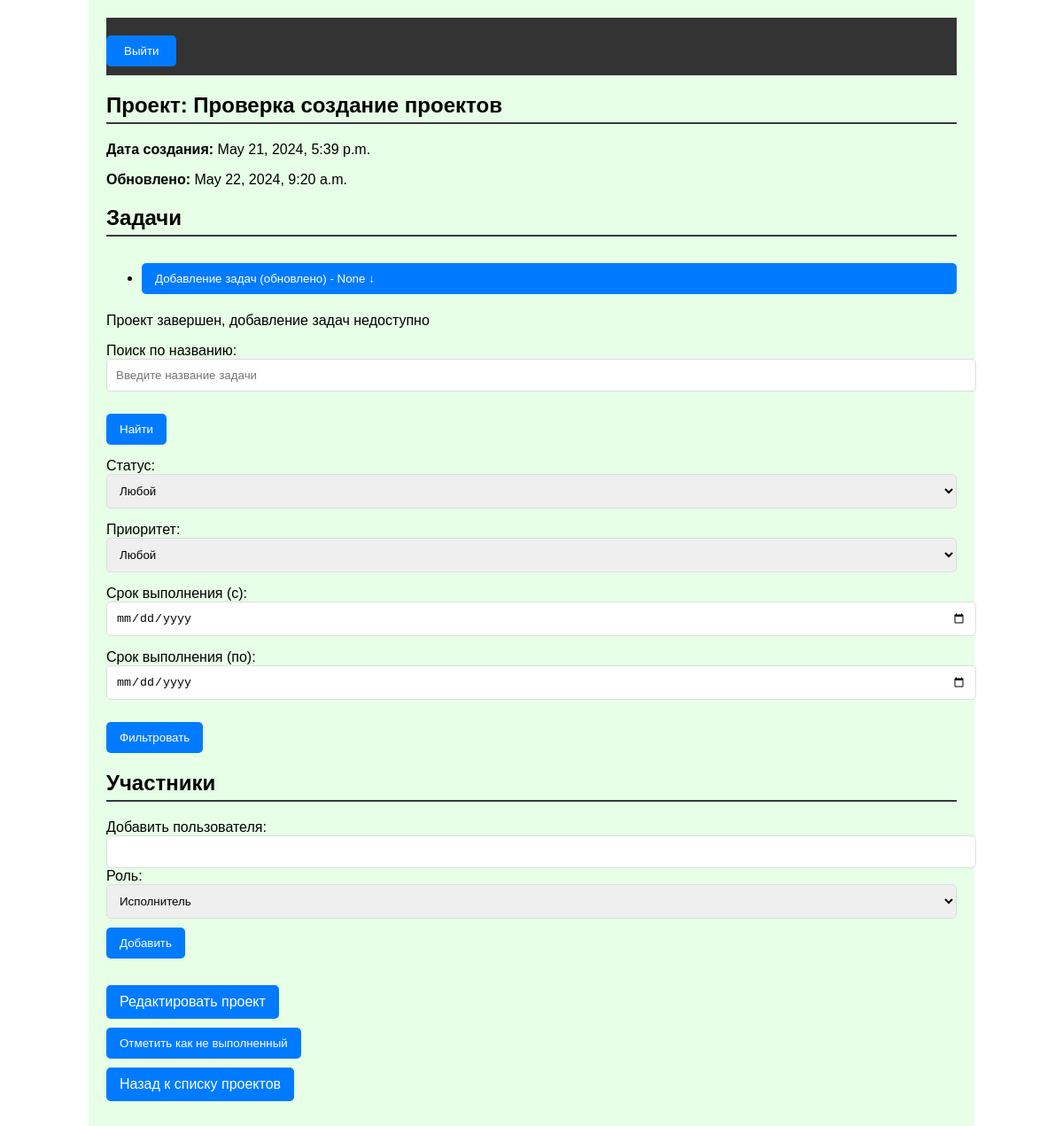
/project/3/, run on an earlier commit of the app's database.
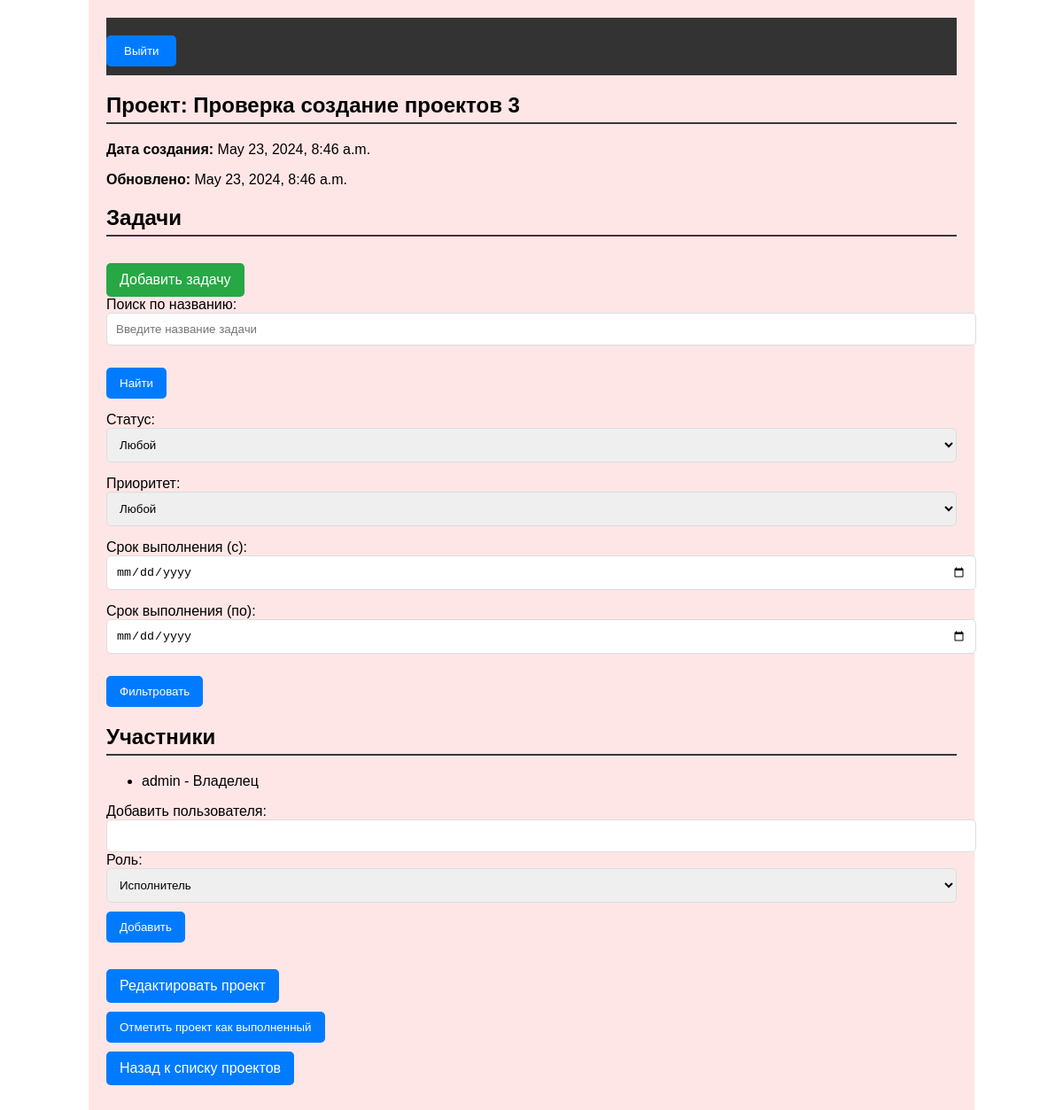
And on a later commit of the database.
### tasks/models.py (models this page shows, shortened)
class Project(models.Model):
    name = models.CharField(max_length=255)
    description = models.TextField(blank=True, null=True)
    date_created = models.DateTimeField(auto_now_add=True)
    updated_at = models.DateTimeField(auto_now=True)
    completed = models.BooleanField(default=False)
    owner = models.ForeignKey(CustomUser, related_name='owned_projects', on_delete=models.CASCADE)
    users = models.ManyToManyField(get_user_model(), through='ProjectRole')

class Task(models.Model):
    LOW = 'low'
    MEDIUM = 'medium'
    HIGH = 'high'
    PRIORITY_CHOICES = [
        (LOW, 'Низкий'),
        (MEDIUM, 'Средний'),
        (HIGH, 'Высокий'),
    ]
    title = models.CharField(max_length=255)
    description = models.TextField(blank=True, null=True)
    priority = models.CharField(max_length=10, choices=PRIORITY_CHOICES, default=LOW)
    date_created = models.DateTimeField(auto_now_add=True)
    due_date = models.DateField(null=True, blank=True)
    updated_at = models.DateTimeField(auto_now=True)
    project = models.ForeignKey(Project, on_delete=models.CASCADE, related_name='tasks')
    assigned_to = models.ForeignKey(CustomUser, on_delete=models.SET_NULL, null=True, blank=True,
                                    related_name='assigned_tasks')
    created_by = models.ForeignKey(CustomUser, null=True, on_delete=models.CASCADE, related_name='created_tasks')
    completed = models.BooleanField(default=False)

class ProjectRole(models.Model):
    ROLE_CHOICES = [
        ('owner', 'Владелец'),
        ('moderator', 'Модератор'),
        ('executor', 'Исполнитель')
    ]
    project = models.ForeignKey(Project, on_delete=models.CASCADE)
    user = models.ForeignKey(get_user_model(), on_delete=models.CASCADE)
    role = models.CharField(max_length=10, choices=ROLE_CHOICES, default='executor')
    class Meta:
        unique_together = ('project', 'user')

class CustomUser(AbstractUser):
    username = models.CharField(max_length=25, unique=True)
    email = models.EmailField(blank=False, unique=True)
    role = models.CharField(max_length=50)
    date_registered = models.DateTimeField(auto_now_add=True)
    login_at = models.DateTimeField(auto_now=True)
    notification_settings = models.JSONField(default=dict, blank=False)
    def __str__(self):
        return self.email

### tasks/views.py (the view)
# urls.py: path('project/<int:project_id>/', views.project_detail, name='project_detail'),
def project_detail(request, project_id):
    project = get_object_or_404(Project, id=project_id)
    tasks = project.tasks.all()
    roles = ProjectRole.objects.filter(project=project)
    form = TaskFilterForm(request.GET or None)
    if form.is_valid():
        if form.cleaned_data['search']:
            tasks = tasks.filter(title__icontains=form.cleaned_data['search'])
    return render(request, 'project_detail.html', {
        'project': project,
        'tasks': tasks,
        'roles': roles,
        'form': form,
    })

### tasks/forms.py
class TaskFilterForm(forms.Form):
    search = forms.CharField(required=False, label='Название задачи')
    status = forms.ChoiceField(required=False, choices=[('', 'Любой'), ('completed', 'Завершенные'),
                                                        ('not_completed', 'Не завершенные')], label='Статус')
    priority = forms.ChoiceField(required=False, choices=[('', 'Любой'), (1, 'Низкий'), (2, 'Средний'), (3, 'Высокий')],
                                 label='Приоритет')
    due_date_from = forms.DateField(required=False, widget=forms.TextInput(attrs={'type': 'date'}),
                                    label='Срок выполнения (с)')
    due_date_to = forms.DateField(required=False, widget=forms.TextInput(attrs={'type': 'date'}),
                                  label='Срок выполнения (по)')

### tasks/templates/project_detail.html (shortened to what the changed rows need)
{% load static %}
<!DOCTYPE html>
<html lang="ru">
<head>
    <link rel="stylesheet" href="{% static 'css/project_detail.css' %}">
</head>
<body>
    <div class="container {{ project.completed|yesno:'completed,incomplete' }}">
        <section class="project-info">
            <h1>Проект: {{ project.name }}</h1>
            <p><strong>Дата создания:</strong> {{ project.date_created }}</p>
            <p><strong>Обновлено:</strong> {{ project.updated_at }}</p>
        </section>
        <section class="tasks">
            <h2>Задачи</h2>
            <ul>
                {% for task in tasks %}
                <li class="task-item">
                    <button onclick="toggleDetails('{{ task.id }}')" class="task-title btn">
                        {{ task.title }} - {{ task.due_date }} ↓
                    </button>
                </li>
                {% endfor %}
            </ul>
            {% if not project.completed %}
            <a href="{% url 'add_task' project.id %}" class="btn add-task">Добавить задачу</a>
            {% else %}
            <p>Проект завершен, добавление задач недоступно</p>
            {% endif %}
            <form method="get" action=".">
                <div class="form-group">
                </div>
                <div class="form-group">
                </div>
                <div class="form-group">
                </div>
                <div class="form-group">
                </div>
                <div class="form-group">
                </div>
                <div class="form-group">
                </div>
                <div class="form-group">
                </div>
            </form>
        </section>
        <section class="project-users">
            <h2>Участники</h2>
            <ul>
                {% for role in roles %}
                    <li>{{ role.user.username }} - {{ role.get_role_display }}
                    </li>
                {% endfor %}
            </ul>
        </section>
        <section class="project-actions">
            <form method="post" action="{% url 'mark_project_completed' project.id %}">
                <button type="submit" class="btn">
                    {% if project.completed %}Отметить как не выполненный{% else %}Отметить проект как выполненный{% endif %}
                </button>
            </form>
        </section>
    </div>
</body>
</html>

What changed in the data, as far as the page shows it:
removed Task: title "Добавление задач (обновлено)", due_date "None"
changed Project: completed True → False (drawn); name "Проверка создание проектов" → "Проверка создание проектов 3"; date_created "May 21, 2024, 5:39 p.m." → "May 23, 2024, 8:46 a.m."; updated_at "May 22, 2024, 9:20 a.m." → "May 23, 2024, 8:46 a.m."
added ProjectRole: user.username "admin", role "Владелец"
Also different on the page:
text no longer shown: "Проект завершен, добавление задач недоступно Отметить как не выполненный"
text now shown: "Добавить задачу Отметить проект как выполненный"
